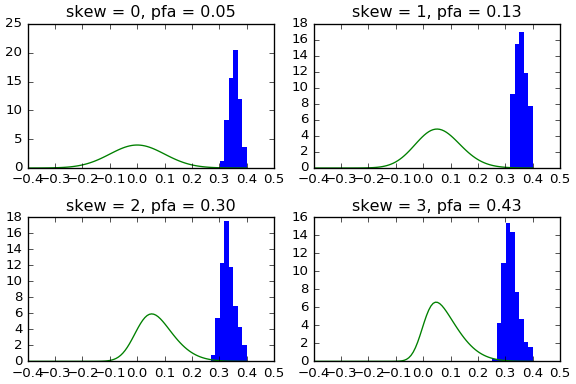

Reproduce this figure in Python.
# -*- coding: utf-8 -*-
"""
Test Grubb's Test Performance on Skewed Distributions
@author: ysirotin
"""

from outliers import smirnov_grubbs as grubbs
import numpy as np
import matplotlib.pyplot as plt
import scipy as sc

# parameters
N = 100 # sample population size

a = 4
mu = 0.0
sig = 0.1

# check if grubbs works as advertized
def test_grubbs(rv, N=200, alpha = 0.05, N_reps = 1000):
    n_fa = 0
    val_fa = []
    for rep in range(N_reps):
        outliers = grubbs.max_test_outliers(rv.rvs(size=N), alpha=alpha)
        if len(outliers) > 0:
            val_fa+=outliers
            n_fa+=1
            
    return n_fa/N_reps, val_fa

fig, ax = plt.subplots(2, 2)
axl = ax.reshape(1,4)[0]
for ii in range(4):
    rv = sc.stats.skewnorm(ii, loc=mu, scale=sig)
    x = np.linspace(-0.4,0.4,100)
    bins = np.linspace(-0.4,0.4,50)
    pfa, val_fa = test_grubbs(rv)
    axl[ii].hist(val_fa, bins=bins, linewidth=0, normed=True)
    axl[ii].plot(x,rv.pdf(x))
    axl[ii].set_title('skew = %d, pfa = %1.2f' % (ii,np.around(pfa, decimals=2)))
    
plt.tight_layout(pad=0.4, w_pad=0.5, h_pad=1.0)

fig.savefig(filename = 'test_grubbs.png', dpi = 96)